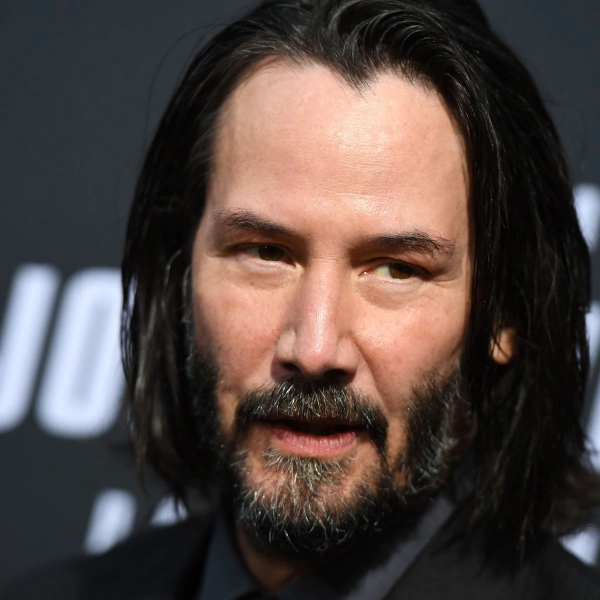
#> input picture Face Recognition/dataset/test/Test1.jpg, 1200 x 1200 px, given as the content of the folder dataset/train, which was not available (shown at 1/2 size)
$ python '2201730740 - FinalProjectComvis.py'
#> lines starting #> are read from the running program, lines starting #| are printed output that depends on the picture; pictures that were not available may be replaced by others from this repository, and a replacement may not be noted
# Tonto Claudinus
# 2201730740
# BA01
# Final Project - COmputer Vision

def get_path_list(root_path):
    import os

    actor_name = os.listdir(root_path)
    return actor_name
    '''
        To get a list of path directories from root path

        Parameters
        ----------
        root_path : str
            Location of root directory

        Returns
        -------
        list
            List containing the names of the sub-directories in the
            root directory
    '''

def get_class_names(root_path, train_names):
    import os

    list_all_image = []
    list_image_class = []


    for label, actor_names in enumerate(train_names):
        full_name_path = root_path + '/' + actor_names

        for actor_path in os.listdir(full_name_path):
            all_image_path = full_name_path + '/' + actor_path
            list_all_image.append(all_image_path)
            list_image_class.append(label)

    return list_all_image, list_image_class

    '''
        To get a list of train image and a list of image class

        Parameters
        ----------
        root_path : str
            Location of images root directory
        train_names : list
            List containing the names of the train sub-directories

        Returns
        -------
        list
            List containing all image in the train directories
        list
            List containing all image class
    '''

def detect_faces_and_filter(image_list, image_classes_list=None):
    import cv2
    import os
    import numpy as np

    faces_list  = []
    faces_label_list = []
    faces_loc = []

    cascade = cv2.CascadeClassifier('haarcascade_frontalface_default.xml')

    if (image_classes_list == None):
        image_classes_list = np.arange(0, len(image_list))

    for label, image in zip(image_classes_list, image_list):

        gray_image = cv2.imread(image, 0)
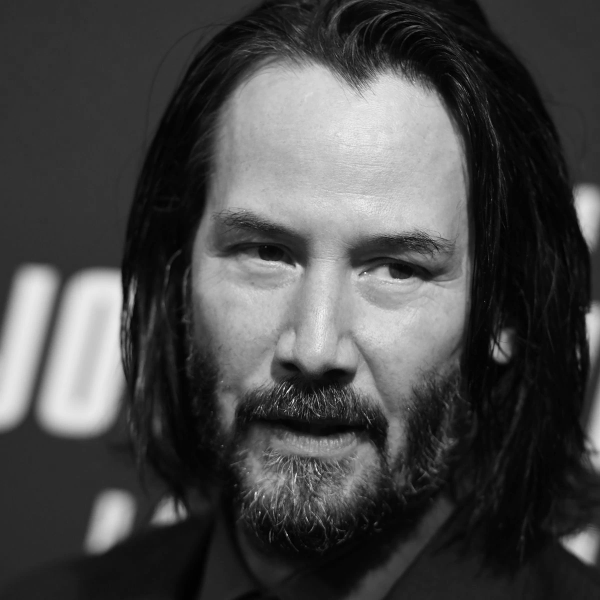
#> gray_image: shape (1200, 1200) (shown at 1/2 size); min 0, max 255, mean 71.7

        detected_faces = cascade.detectMultiScale(gray_image, scaleFactor=1.2, minNeighbors=5)
#> detected_faces = [[276, 227, 757, 757]]

        if(len(detected_faces) < 1):
            continue
        for detected_face in detected_faces:
            x, y, w, h = detected_face
            face = gray_image[y:y+w, x:x+h]

            faces_list.append(face)
            faces_loc.append(detected_face)
            faces_label_list.append(label)
#> this loop made 1 pass
#> pass 1, in detect_faces_and_filter, `face = gray_image[y:y+w, x:x+h]`:
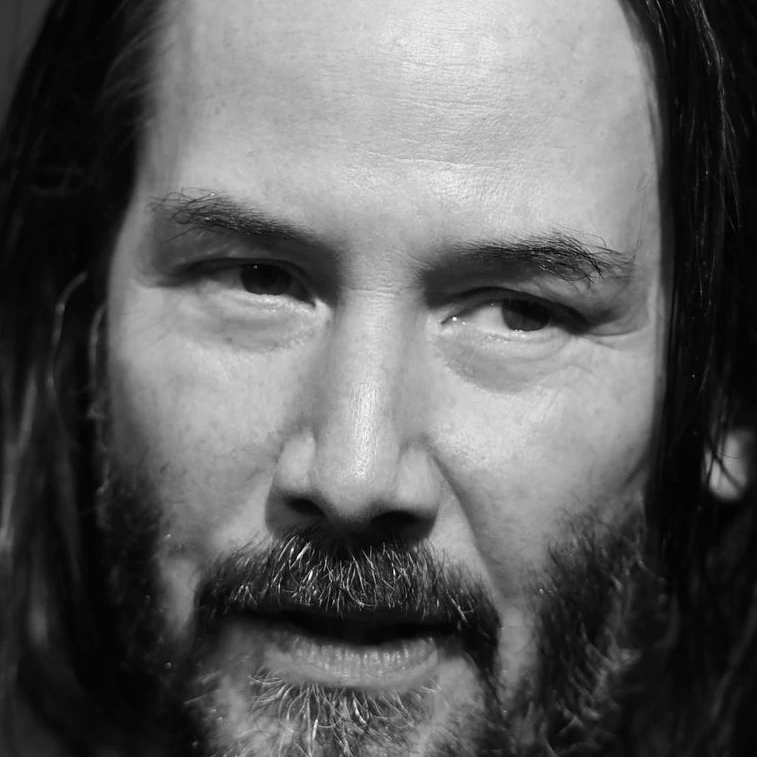
#> face: shape (757, 757); min 0, max 255, mean 94.6
#> after the loop, faces_label_list = [0]; faces_list = 1 item; faces_loc = [[276, 227, 757, 757]]

    return faces_list, faces_loc, faces_label_list

    '''
        To detect a face from given image list and filter it if the face on
        the given image is more or less than one

        Parameters
        ----------
        image_list : list
            List containing all loaded images
        image_classes_list : list, optional
            List containing all image class

        Returns
        -------
        list
            List containing all filtered and cropped face images in grayscale
        list
            List containing all filtered faces location saved in rectangle
        list
            List containing all filtered image class
    '''

# [142 lines left out: functions train, get_test_images_data, predict, draw_prediction_results, combine_and_show_result, not called in this run]

'''
You may modify the code below if it's marked between

-------------------
Modifiable
-------------------

and

-------------------
End of modifiable
-------------------
'''
if __name__ == "__main__":

    '''
        Please modify train_root_path value according to the location of
        your data train root directory

        -------------------
        Modifiable
        -------------------
    '''
    train_root_path = "dataset/train"
    '''
        -------------------
        End of modifiable
        -------------------
    '''

    train_names = get_path_list(train_root_path)
    train_image_list, image_classes_list = get_class_names(train_root_path, train_names)
    train_face_grays, _, filtered_classes_list = detect_faces_and_filter(train_image_list, image_classes_list)
#> train_face_grays = 1 item; filtered_classes_list = [0]
    print(filtered_classes_list)
#| [0]
    # recognizer = train(train_face_grays, filtered_classes_list)

    '''
        Please modify test_image_path value according to the location of
        your data test root directory

        -------------------
        Modifiable
        -------------------
    '''
    test_root_path = "dataset/test"
    '''
        -------------------
        End of modifiable
        -------------------
    '''

    # [6 lines of commented-out code are left out]

$ run again, on Face Recognition/dataset/test/Test5.jpg
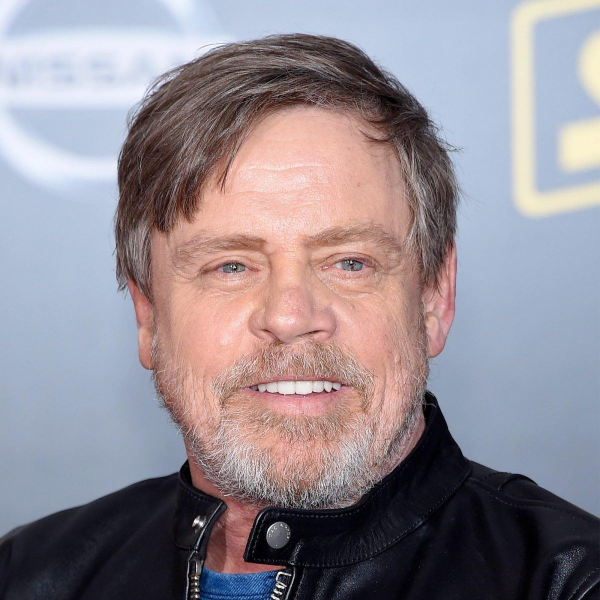
#> input picture Face Recognition/dataset/test/Test5.jpg, 1200 x 1200 px, given as the content of the folder dataset/train, which was not available (shown at 1/2 size)
#> in detect_faces_and_filter, `gray_image = cv2.imread(image, 0)`:
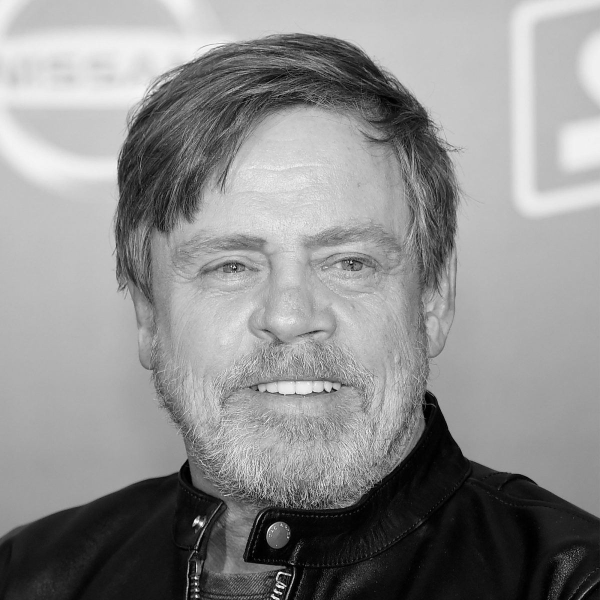
#> gray_image: shape (1200, 1200) (shown at 1/2 size); min 0, max 255, mean 141.9
#> detected_faces = [[272, 287, 632, 632]]
#> the loop in detect_faces_and_filter, `for detected_face in detected_faces:` made 1 pass
#> pass 1, in detect_faces_and_filter, `face = gray_image[y:y+w, x:x+h]`:
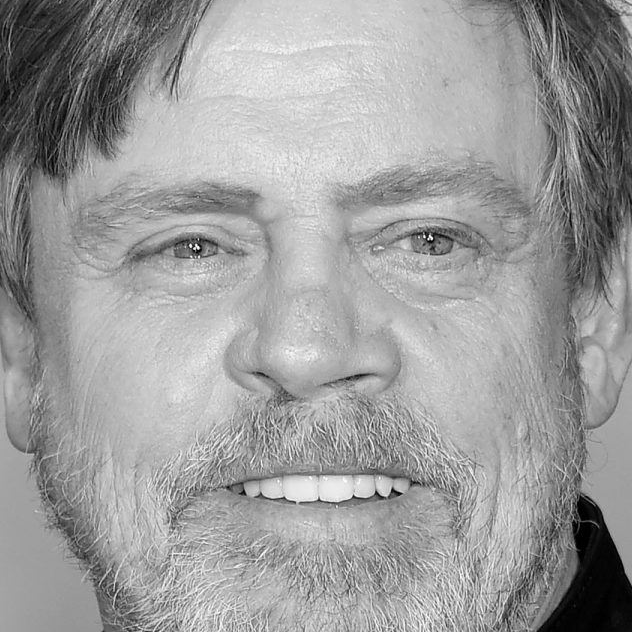
#> face: shape (632, 632); min 0, max 255, mean 155.8
#> after the loop in detect_faces_and_filter, `for detected_face in detected_faces:`: faces_label_list = [0]; faces_list = 1 item; faces_loc = [[272, 287, 632, 632]]
#> train_face_grays = 1 item; filtered_classes_list = [0]
#| [0]
